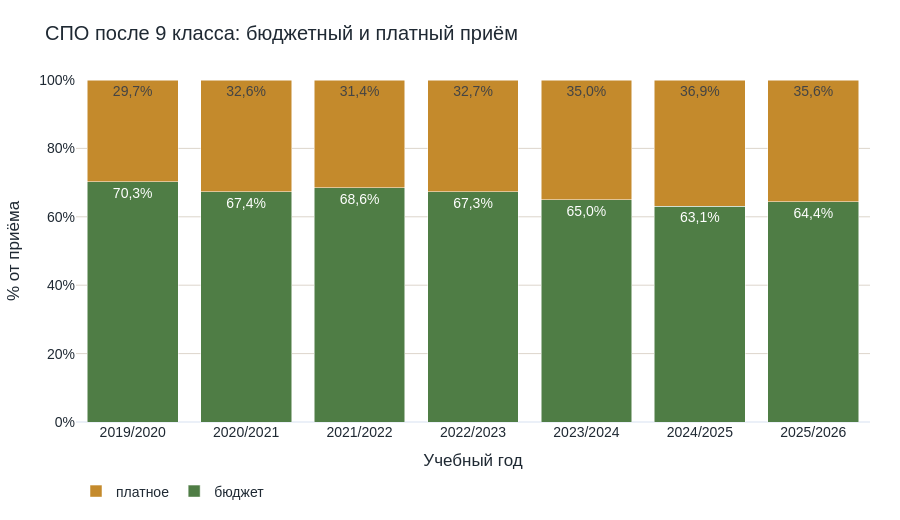

Notebook code cell kept with this figure:
### Code cell
fig = go.Figure()
fig.add_bar(
    x=task1["academic_year"],
    y=task1["spo_budget_share_pct"],
    name="бюджет",
    marker_color=COLORS["green"],
    text=[pct(v) for v in task1["spo_budget_share_pct"]],
    textposition="inside",
)
fig.add_bar(
    x=task1["academic_year"],
    y=task1["spo_paid_share_pct"],
    name="платное",
    marker_color=COLORS["gold"],
    text=[pct(v) for v in task1["spo_paid_share_pct"]],
    textposition="inside",
)
fig.update_layout(barmode="stack")
fig.update_yaxes(ticksuffix="%", range=[0, 100])
finish(
    fig, "СПО после 9 класса: бюджетный и платный приём", "Учебный год", "% от приёма"
)

### Figure 1 — Plotly figure (JSON) as saved in the notebook; plotly's stock layout.template omitted (floating-point values rounded to 4 significant figures)
{"data": [{"marker": {"color": "#4f7d45"}, "name": "бюджет", "text": ["70,3%", "67,4%", "68,6%", "67,3%", "65,0%", "63,1%", "64,4%"], "textposition": "inside", "type": "bar", "x": ["2019/2020", "2020/2021", "2021/2022", "2022/2023", "2023/2024", "2024/2025", "2025/2026"], "y": [70.26, 67.36, 68.55, 67.31, 64.97, 63.08, 64.38]}, {"marker": {"color": "#c48a2c"}, "name": "платное", "text": ["29,7%", "32,6%", "31,4%", "32,7%", "35,0%", "36,9%", "35,6%"], "textposition": "inside", "type": "bar", "x": ["2019/2020", "2020/2021", "2021/2022", "2022/2023", "2023/2024", "2024/2025", "2025/2026"], "y": [29.74, 32.64, 31.45, 32.69, 35.03, 36.92, 35.62]}], "layout": {"barmode": "stack", "font": {"color": "#1f2933", "family": "Arial", "size": 14}, "height": 520, "legend": {"orientation": "h", "x": 0, "xanchor": "left", "y": -0.25, "yanchor": "bottom"}, "margin": {"b": 90, "l": 60, "r": 30, "t": 80}, "title": {"text": "СПО после 9 класса: бюджетный и платный приём"}, "xaxis": {"showgrid": false, "title": {"text": "Учебный год"}}, "yaxis": {"gridcolor": "#ddd6cc", "range": [0, 100], "ticksuffix": "%", "title": {"text": "% от приёма"}}}}
